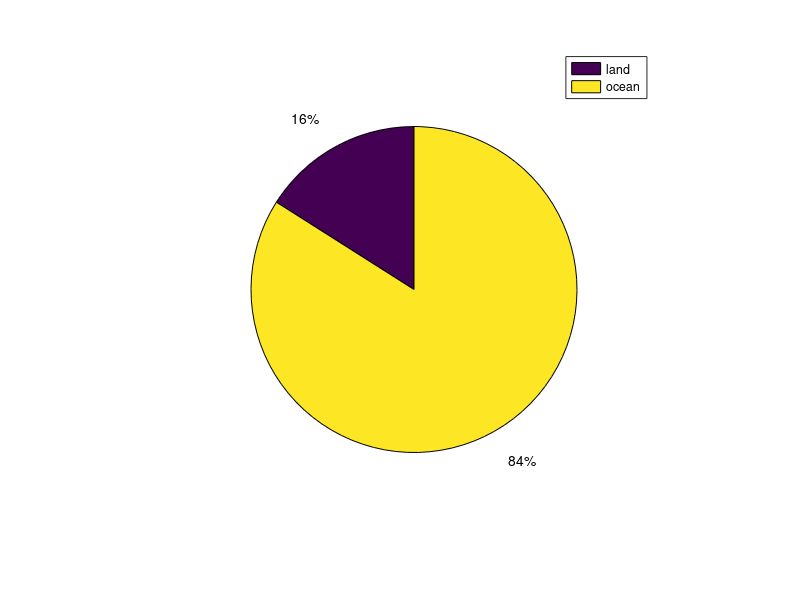

Recreate this plot in MATLAB. (Note: this script raises an error after producing the figure.)
clc
clear
close all

m = 30;%原本的陸地面積
o = 70;%原本的海洋面積
n = 1;
while n<16
    percentage = [m o]; %陸地面積
    m = m-1;
    o = o+1;
    labels = {'land','ocean'};
    pie(percentage);
    
    legend(labels);
    Mov1(n) = getframe;    
    n = n+1;
end


movie(Mov1,1,30);
v = VideoWriter('pie.avi');
set(v,'FrameRate',30);
open(v);
writeVideo(v,Mov1);
close(v);